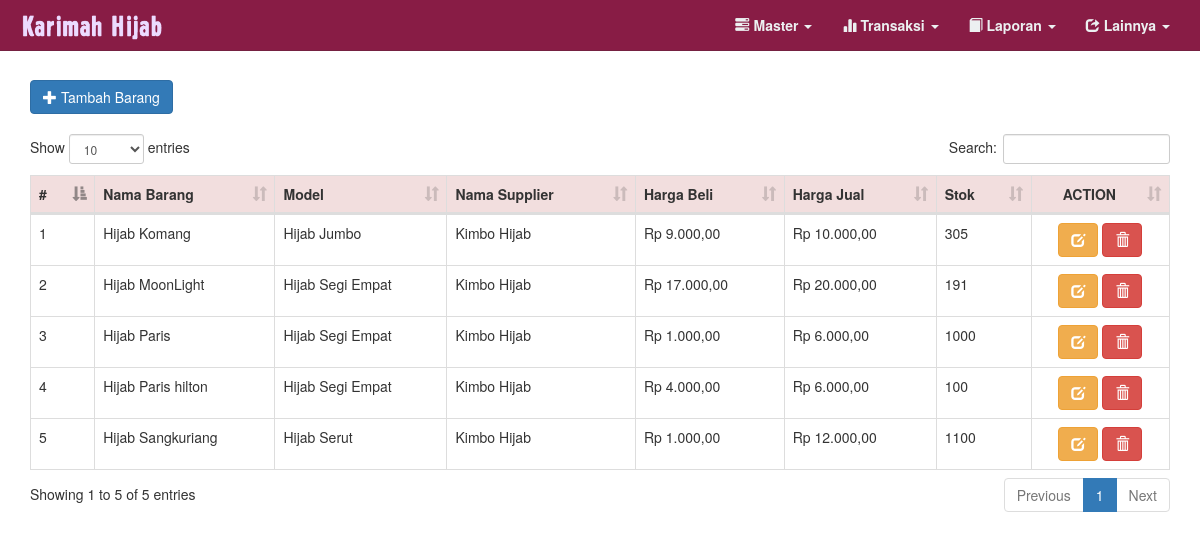
Page /admin/list_barang.php (signed in) on the committed database.
### tables this page shows
CREATE TABLE IF NOT EXISTS `barang` (
`kd_barang` int(100) NOT NULL,
  `nama_barang` varchar(100) NOT NULL,
  `model` varchar(100) NOT NULL,
  `id_supplier` int(11) NOT NULL,
  `harga_beli` int(100) NOT NULL,
  `harga_jual` int(100) NOT NULL
);

CREATE TABLE IF NOT EXISTS `supplier` (
`id_supplier` int(11) NOT NULL,
  `nama_supplier` varchar(100) NOT NULL,
  `alamat` text NOT NULL,
  `no_tlp` char(14) NOT NULL
);

### assets/fungsi_rupiah.php (called while the page is built, shortened)
<?php
function Rp($angka){
    $tara = "Rp " . number_format($angka,2,',','.');
return $tara;
}
?>

### admin/list_barang.php (the view, shortened to what this page needs)
<?php
include 'nav_admin/header.php';
include '../assets/fungsi_rupiah.php';
 ?>
<link rel="stylesheet" href="../css/dataTables.bootstrap.min.css">
<div class="container">
<a href="tambah_barang.php" class="btn btn-primary"><span class="glyphicon glyphicon-plus"></span> Tambah Barang</a><br><br>
    <table class="table table-hover table-bordered" id="mydata">
      <thead>
        <tr class="danger">
          <th>#</th>
           <th>Nama Barang</th>
           <th>Model</th>
            <th>Nama Supplier</th>
            <th>Harga Beli</th>
            <th>Harga Jual</th>
            <th>Stok</th>
            <th><center>ACTION</center></th>
          </tr>
        </thead>
        <tbody>
          <?php
          include '../koneksi.php';
          $no = 1;
          $data = mysqli_query($koneksi, "SELECT
                                          b.kd_barang,
                                          b.model,
                                          b.nama_barang,
                                          b.harga_beli,
                                          b.harga_jual,
                                          s.nama_supplier,
                                          (SELECT IF(SUM(dp.jumlah) IS NULL,0,SUM(dp.jumlah)) FROM det_pembelian dp  WHERE dp.kd_barang = b.kd_barang) as jml,
                                          ((SELECT IF(SUM(dp.jumlah) IS NULL,0,SUM(dp.jumlah)) FROM det_pembelian dp  WHERE dp.kd_barang = b.kd_barang) - (SELECT (IF(SUM(dp2.jumlah) IS NULL,0,SUM(dp2.jumlah)))
                                          FROM det_penjualan dp2 WHERE dp2.kd_barang = b.kd_barang)) as stok
                                          FROM `barang` b
                                          LEFT JOIN supplier s ON b.id_supplier=s.id_supplier
                                          GROUP BY b.kd_barang ORDER BY `nama_barang` ASC");
          while($row = mysqli_fetch_array($data))
            {
              echo '
                <tr>
                  <td>'.$no++.'</td>
                  <td>'.$row["nama_barang"].'</td>
                  <td>'.$row["model"].'</td>
                  <td>'.$row["nama_supplier"].'</td>
                  <td>'.Rp($row["harga_beli"]).'</td>
                  <td>'.Rp($row["harga_jual"]).'</td>
                  <td>'.$row["stok"].'</td>
                  <td>
                    <center>
                      <a href="edit_barang.php?kd_barang='. $row["kd_barang"].'" class="btn btn-warning"><span class="glyphicon glyphicon-edit"></span></a>
                      <a href="proses/proses_barang.php?act=delete&kd_barang= '.$row['kd_barang'].'" class="btn btn-danger"  onclick ="if (!confirm(\'Apakah Anda yakin akan menghapus data ini?\')) return false;"><span class="glyphicon glyphicon-trash"></span></a>
                    </center>
                    </td>
                  </tr>
                ';
                }
                ?>
        </tbody>
      </table>
    </div>
     <?php
include 'nav_admin/footer.php';
  ?>

### admin/nav_admin/header.php (style rules this page uses)
body { margin-top: 80px; margin-bottom: 100px; }

### rows in the picture
barang: nama_barang "Hijab Komang", model "Hijab Jumbo", id_supplier.nama_supplier "Kimbo Hijab", harga_beli "Rp 9.000,00", harga_jual "Rp 10.000,00", stok "305"
barang: nama_barang "Hijab MoonLight", model "Hijab Segi Empat", id_supplier.nama_supplier "Kimbo Hijab", harga_beli "Rp 17.000,00", harga_jual "Rp 20.000,00", stok "191"
barang: nama_barang "Hijab Paris", model "Hijab Segi Empat", id_supplier.nama_supplier "Kimbo Hijab", harga_beli "Rp 1.000,00", harga_jual "Rp 6.000,00", stok "1000"
barang: nama_barang "Hijab Paris hilton", model "Hijab Segi Empat", id_supplier.nama_supplier "Kimbo Hijab", harga_beli "Rp 4.000,00", harga_jual "Rp 6.000,00", stok "100"
barang: nama_barang "Hijab Sangkuriang", model "Hijab Serut", id_supplier.nama_supplier "Kimbo Hijab", harga_beli "Rp 1.000,00", harga_jual "Rp 12.000,00", stok "1100"
